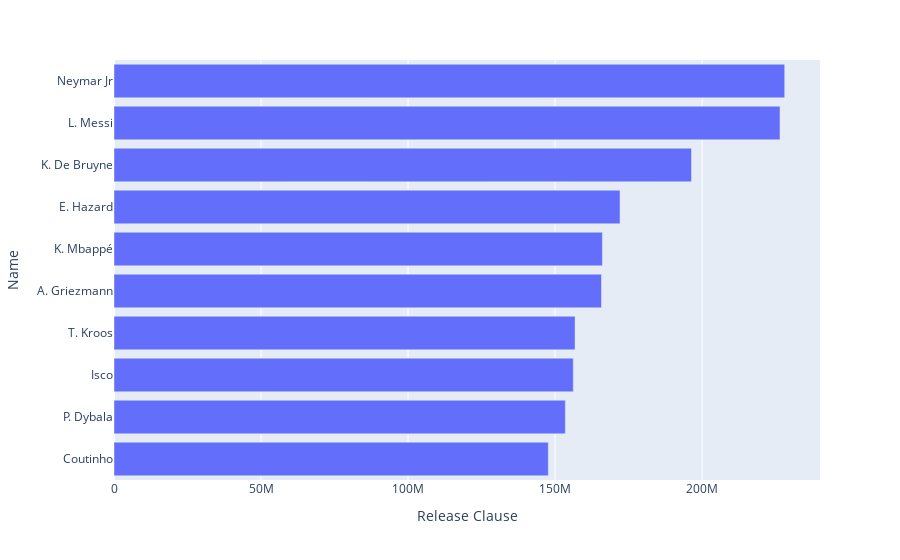

Notebook code cell kept with this figure:
### Code cell
#Release Clause
Club=fifa.groupby("Name")["Release Clause"].mean().reset_index().sort_values("Release Clause",ascending=True).tail(10)
px.bar(Club,x="Release Clause",y="Name",orientation="h")

### Figure 1 — Plotly figure (JSON) as saved in the notebook; plotly's stock layout.template omitted (floating-point values rounded to 4 significant figures)
{"data": [{"alignmentgroup": "True", "hovertemplate": "Release Clause=%{x}<br>Name=%{y}<extra></extra>", "legendgroup": "", "marker": {"color": "#636efa", "pattern": {"shape": ""}}, "name": "", "offsetgroup": "", "orientation": "h", "showlegend": false, "textposition": "auto", "type": "bar", "x": [147700000, 153500000, 156200000, 156800000, 165800000, 166100000, 172100000, 196400000, 226500000, 228100000], "xaxis": "x", "y": ["Coutinho", "P. Dybala", "Isco", "T. Kroos", "A. Griezmann", "K. Mbappé", "E. Hazard", "K. De Bruyne", "L. Messi", "Neymar Jr"], "yaxis": "y"}], "layout": {"barmode": "relative", "legend": {"tracegroupgap": 0}, "margin": {"t": 60}, "xaxis": {"anchor": "y", "domain": [0, 1], "title": {"text": "Release Clause"}}, "yaxis": {"anchor": "x", "domain": [0, 1], "title": {"text": "Name"}}}}
